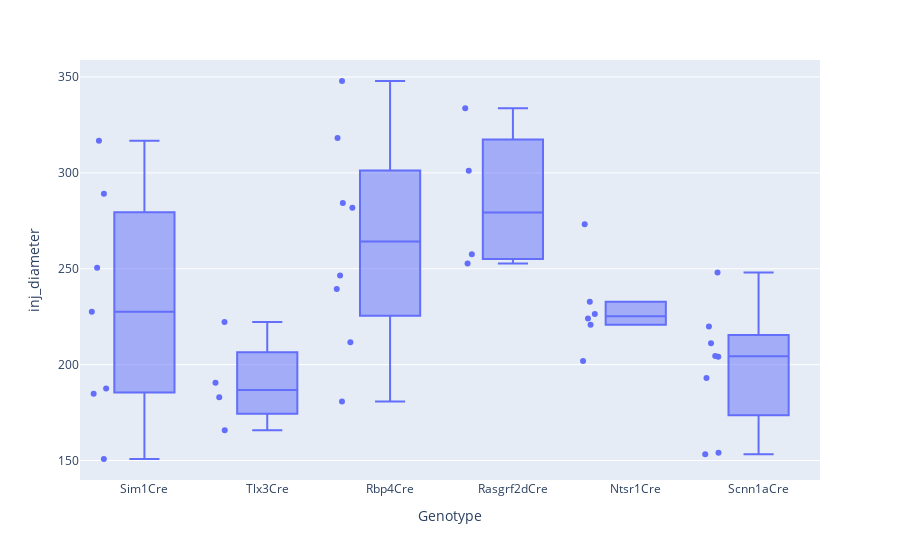

Notebook code cell kept with this figure:
### Code cell
import plotly.express as px
fig = px.box(data, x="Genotype", y="inj_diameter", points="all")
fig.show()
fig.write_html("injection_diameter_um.html")

### Figure 1 — Plotly figure (JSON) as saved in the notebook; plotly's stock layout.template omitted (floating-point values rounded to 4 significant figures)
{"data": [{"alignmentgroup": "True", "boxpoints": "all", "hovertemplate": "Genotype=%{x}<br>inj_diameter=%{y}<extra></extra>", "legendgroup": "", "marker": {"color": "#636efa"}, "name": "", "notched": false, "offsetgroup": "", "orientation": "v", "showlegend": false, "type": "box", "x": ["Sim1Cre", "Sim1Cre", "Sim1Cre", "Tlx3Cre", "Rbp4Cre", "Tlx3Cre", "Rbp4Cre", "Rbp4Cre", "Rasgrf2dCre", "Rasgrf2dCre", "Rasgrf2dCre", "Rasgrf2dCre", "Rbp4Cre", "Rbp4Cre", "Sim1Cre", "Ntsr1Cre", "Ntsr1Cre", "Ntsr1Cre", "Tlx3Cre", "Rbp4Cre", "Tlx3Cre", "Sim1Cre", "Ntsr1Cre", "Ntsr1Cre", "Ntsr1Cre", "Sim1Cre", "Sim1Cre", "Rbp4Cre", "Rbp4Cre", "Scnn1aCre", "Scnn1aCre", "Scnn1aCre", "Scnn1aCre", "Scnn1aCre", "Scnn1aCre", "Scnn1aCre", "Scnn1aCre"], "x0": " ", "xaxis": "x", "y": [289.1, 184.8, 250.6, 190.6, 180.8, 222.3, 239.4, 211.7, 257.6, 333.7, 301.2, 252.7, 347.9, 281.8, 227.5, 201.9, 273.3, 226.5, 165.8, 284.3, 183.0, 187.5, 224.0, 232.8, 220.8, 150.8, 316.8, 246.5, 318.3, 154.1, 211.1, 204.5, 248.1, 193.0, 204.2, 153.3, 219.8], "y0": " ", "yaxis": "y"}], "layout": {"autosize": true, "boxmode": "group", "legend": {"tracegroupgap": 0}, "margin": {"t": 60}, "xaxis": {"anchor": "y", "autorange": true, "domain": [0, 1], "range": [-0.5108, 5.5], "title": {"text": "Genotype"}, "type": "category"}, "yaxis": {"anchor": "x", "autorange": true, "domain": [0, 1], "range": [139.8, 358.9], "title": {"text": "inj_diameter"}, "type": "linear"}}}
